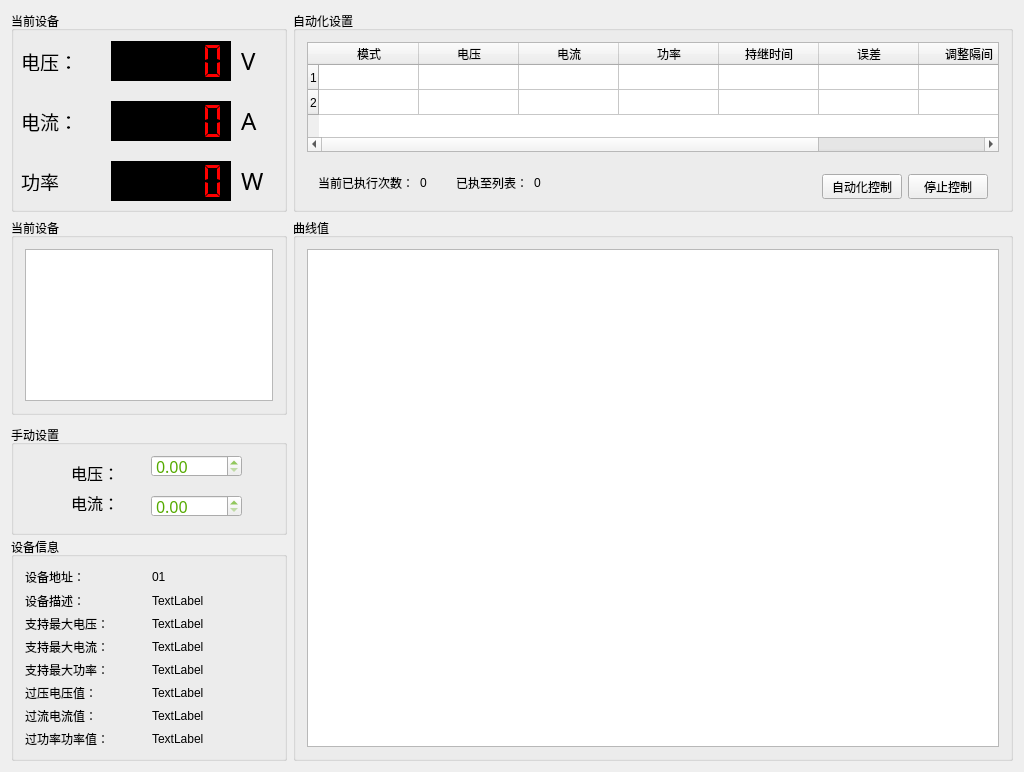
<?xml version="1.0" encoding="UTF-8"?>
<ui version="4.0">
 <class>MainWindow</class>
 <widget class="QMainWindow" name="MainWindow">
  <property name="windowModality">
   <enum>Qt::ApplicationModal</enum>
  </property>
  <property name="geometry">
   <rect>
    <x>0</x>
    <y>0</y>
    <width>1024</width>
    <height>768</height>
   </rect>
  </property>
  <property name="windowTitle">
   <string>东莞市同门电子有限公司</string>
  </property>
  <property name="unifiedTitleAndToolBarOnMac">
   <bool>false</bool>
  </property>
  <widget class="QWidget" name="centralWidget">
   <layout class="QGridLayout" name="gridLayout">
    <item row="0" column="0">
     <widget class="QGroupBox" name="chanelat_groupBox">
      <property name="minimumSize">
       <size>
        <width>0</width>
        <height>201</height>
       </size>
      </property>
      <property name="maximumSize">
       <size>
        <width>351</width>
        <height>201</height>
       </size>
      </property>
      <property name="title">
       <string>当前设备</string>
      </property>
      <widget class="QLCDNumber" name="V_QLCDNumber">
       <property name="geometry">
        <rect>
         <x>100</x>
         <y>30</y>
         <width>120</width>
         <height>40</height>
        </rect>
       </property>
       <property name="minimumSize">
        <size>
         <width>120</width>
         <height>0</height>
        </size>
       </property>
       <property name="styleSheet">
        <string notr="true">background-color: rgb(0, 0, 0);
color: rgb(255, 0, 0);</string>
       </property>
       <property name="frameShape">
        <enum>QFrame::Box</enum>
       </property>
       <property name="frameShadow">
        <enum>QFrame::Raised</enum>
       </property>
       <property name="smallDecimalPoint">
        <bool>true</bool>
       </property>
       <property name="digitCount">
        <number>5</number>
       </property>
       <property name="mode">
        <enum>QLCDNumber::Oct</enum>
       </property>
       <property name="segmentStyle">
        <enum>QLCDNumber::Flat</enum>
       </property>
       <property name="value" stdset="0">
        <double>0.000000000000000</double>
       </property>
       <property name="intValue" stdset="0">
        <number>0</number>
       </property>
      </widget>
      <widget class="QLabel" name="label_4">
       <property name="geometry">
        <rect>
         <x>230</x>
         <y>40</y>
         <width>40</width>
         <height>20</height>
        </rect>
       </property>
       <property name="font">
        <font>
         <family>Adobe 黑体 Std R</family>
         <pointsize>18</pointsize>
        </font>
       </property>
       <property name="frameShape">
        <enum>QFrame::NoFrame</enum>
       </property>
       <property name="frameShadow">
        <enum>QFrame::Raised</enum>
       </property>
       <property name="text">
        <string>V</string>
       </property>
      </widget>
      <widget class="QLabel" name="label_6">
       <property name="geometry">
        <rect>
         <x>230</x>
         <y>160</y>
         <width>40</width>
         <height>20</height>
        </rect>
       </property>
       <property name="font">
        <font>
         <family>Adobe 黑体 Std R</family>
         <pointsize>18</pointsize>
        </font>
       </property>
       <property name="frameShape">
        <enum>QFrame::NoFrame</enum>
       </property>
       <property name="frameShadow">
        <enum>QFrame::Raised</enum>
       </property>
       <property name="text">
        <string>W</string>
       </property>
      </widget>
      <widget class="QLabel" name="label">
       <property name="geometry">
        <rect>
         <x>10</x>
         <y>40</y>
         <width>54</width>
         <height>20</height>
        </rect>
       </property>
       <property name="font">
        <font>
         <family>Adobe 黑体 Std R</family>
         <pointsize>14</pointsize>
        </font>
       </property>
       <property name="text">
        <string>电压：</string>
       </property>
      </widget>
      <widget class="QLCDNumber" name="A_QLCDNumber">
       <property name="geometry">
        <rect>
         <x>100</x>
         <y>90</y>
         <width>120</width>
         <height>40</height>
        </rect>
       </property>
       <property name="minimumSize">
        <size>
         <width>120</width>
         <height>0</height>
        </size>
       </property>
       <property name="styleSheet">
        <string notr="true">background-color: rgb(0, 0, 0);
color: rgb(255, 0, 0);</string>
       </property>
       <property name="smallDecimalPoint">
        <bool>true</bool>
       </property>
       <property name="segmentStyle">
        <enum>QLCDNumber::Flat</enum>
       </property>
      </widget>
      <widget class="QLCDNumber" name="W_QLCDNumber">
       <property name="geometry">
        <rect>
         <x>100</x>
         <y>150</y>
         <width>120</width>
         <height>40</height>
        </rect>
       </property>
       <property name="minimumSize">
        <size>
         <width>120</width>
         <height>0</height>
        </size>
       </property>
       <property name="styleSheet">
        <string notr="true">background-color: rgb(0, 0, 0);
color: rgb(255, 0, 0);</string>
       </property>
       <property name="smallDecimalPoint">
        <bool>true</bool>
       </property>
       <property name="segmentStyle">
        <enum>QLCDNumber::Flat</enum>
       </property>
      </widget>
      <widget class="QLabel" name="label_2">
       <property name="geometry">
        <rect>
         <x>10</x>
         <y>100</y>
         <width>54</width>
         <height>21</height>
        </rect>
       </property>
       <property name="font">
        <font>
         <family>Adobe 黑体 Std R</family>
         <pointsize>14</pointsize>
        </font>
       </property>
       <property name="text">
        <string>电流：</string>
       </property>
      </widget>
      <widget class="QLabel" name="label_3">
       <property name="geometry">
        <rect>
         <x>10</x>
         <y>160</y>
         <width>41</width>
         <height>20</height>
        </rect>
       </property>
       <property name="font">
        <font>
         <family>Adobe 黑体 Std R</family>
         <pointsize>14</pointsize>
        </font>
       </property>
       <property name="text">
        <string>功率：</string>
       </property>
      </widget>
      <widget class="QLabel" name="label_5">
       <property name="geometry">
        <rect>
         <x>230</x>
         <y>100</y>
         <width>40</width>
         <height>20</height>
        </rect>
       </property>
       <property name="font">
        <font>
         <family>Adobe 黑体 Std R</family>
         <pointsize>18</pointsize>
        </font>
       </property>
       <property name="frameShape">
        <enum>QFrame::NoFrame</enum>
       </property>
       <property name="frameShadow">
        <enum>QFrame::Raised</enum>
       </property>
       <property name="text">
        <string>A</string>
       </property>
      </widget>
     </widget>
    </item>
    <item row="0" column="1">
     <widget class="QGroupBox" name="allinfo_groupBox">
      <property name="minimumSize">
       <size>
        <width>0</width>
        <height>201</height>
       </size>
      </property>
      <property name="maximumSize">
       <size>
        <width>16777215</width>
        <height>201</height>
       </size>
      </property>
      <property name="title">
       <string>自动化设置</string>
      </property>
      <layout class="QVBoxLayout" name="verticalLayout_4">
       <item>
        <widget class="QTableWidget" name="AutoControl_QTableWidget">
         <property name="tabletTracking">
          <bool>false</bool>
         </property>
         <property name="autoFillBackground">
          <bool>false</bool>
         </property>
         <property name="midLineWidth">
          <number>0</number>
         </property>
         <property name="alternatingRowColors">
          <bool>false</bool>
         </property>
         <property name="selectionMode">
          <enum>QAbstractItemView::NoSelection</enum>
         </property>
         <property name="cornerButtonEnabled">
          <bool>true</bool>
         </property>
         <property name="rowCount">
          <number>2</number>
         </property>
         <attribute name="horizontalHeaderCascadingSectionResizes">
          <bool>true</bool>
         </attribute>
         <attribute name="horizontalHeaderDefaultSectionSize">
          <number>100</number>
         </attribute>
         <attribute name="horizontalHeaderMinimumSectionSize">
          <number>20</number>
         </attribute>
         <attribute name="verticalHeaderDefaultSectionSize">
          <number>25</number>
         </attribute>
         <attribute name="verticalHeaderMinimumSectionSize">
          <number>25</number>
         </attribute>
         <attribute name="verticalHeaderShowSortIndicator" stdset="0">
          <bool>false</bool>
         </attribute>
         <attribute name="verticalHeaderStretchLastSection">
          <bool>false</bool>
         </attribute>
         <row/>
         <row/>
         <column>
          <property name="text">
           <string>模式</string>
          </property>
         </column>
         <column>
          <property name="text">
           <string>电压</string>
          </property>
         </column>
         <column>
          <property name="text">
           <string>电流</string>
          </property>
         </column>
         <column>
          <property name="text">
           <string>功率</string>
          </property>
         </column>
         <column>
          <property name="text">
           <string>持继时间</string>
          </property>
         </column>
         <column>
          <property name="text">
           <string>误差</string>
          </property>
         </column>
         <column>
          <property name="text">
           <string>调整隔间</string>
          </property>
         </column>
         <column>
          <property name="text">
           <string>使用</string>
          </property>
         </column>
        </widget>
       </item>
       <item>
        <widget class="QWidget" name="widget" native="true">
         <property name="minimumSize">
          <size>
           <width>0</width>
           <height>40</height>
          </size>
         </property>
         <property name="maximumSize">
          <size>
           <width>16777215</width>
           <height>30</height>
          </size>
         </property>
         <layout class="QHBoxLayout" name="horizontalLayout">
          <item>
           <widget class="QLabel" name="lex_label">
            <property name="text">
             <string>当前已执行次数：</string>
            </property>
           </widget>
          </item>
          <item>
           <widget class="QLabel" name="ex_label">
            <property name="minimumSize">
             <size>
              <width>30</width>
              <height>0</height>
             </size>
            </property>
            <property name="maximumSize">
             <size>
              <width>110</width>
              <height>16777215</height>
             </size>
            </property>
            <property name="text">
             <string>0</string>
            </property>
           </widget>
          </item>
          <item>
           <widget class="QLabel" name="lListindex_label">
            <property name="text">
             <string>已执至列表：</string>
            </property>
           </widget>
          </item>
          <item>
           <widget class="QLabel" name="Listindex_label">
            <property name="minimumSize">
             <size>
              <width>50</width>
              <height>0</height>
             </size>
            </property>
            <property name="maximumSize">
             <size>
              <width>110</width>
              <height>16777215</height>
             </size>
            </property>
            <property name="text">
             <string>0</string>
            </property>
           </widget>
          </item>
          <item>
           <spacer name="horizontalSpacer">
            <property name="orientation">
             <enum>Qt::Horizontal</enum>
            </property>
            <property name="sizeHint" stdset="0">
             <size>
              <width>40</width>
              <height>20</height>
             </size>
            </property>
           </spacer>
          </item>
          <item>
           <widget class="QPushButton" name="Auto_QpushButton">
            <property name="minimumSize">
             <size>
              <width>0</width>
              <height>25</height>
             </size>
            </property>
            <property name="maximumSize">
             <size>
              <width>110</width>
              <height>25</height>
             </size>
            </property>
            <property name="text">
             <string>自动化控制</string>
            </property>
           </widget>
          </item>
          <item>
           <widget class="QPushButton" name="stop_QpushButton">
            <property name="minimumSize">
             <size>
              <width>0</width>
              <height>25</height>
             </size>
            </property>
            <property name="maximumSize">
             <size>
              <width>110</width>
              <height>25</height>
             </size>
            </property>
            <property name="text">
             <string>停止控制</string>
            </property>
           </widget>
          </item>
         </layout>
        </widget>
       </item>
      </layout>
     </widget>
    </item>
    <item row="1" column="0">
     <widget class="QGroupBox" name="dev_groupBox">
      <property name="minimumSize">
       <size>
        <width>276</width>
        <height>197</height>
       </size>
      </property>
      <property name="maximumSize">
       <size>
        <width>276</width>
        <height>197</height>
       </size>
      </property>
      <property name="autoFillBackground">
       <bool>true</bool>
      </property>
      <property name="title">
       <string>当前设备</string>
      </property>
      <property name="flat">
       <bool>false</bool>
      </property>
      <property name="checkable">
       <bool>false</bool>
      </property>
      <layout class="QVBoxLayout" name="verticalLayout_2">
       <item>
        <widget class="QListWidget" name="Device_QListWidget">
         <property name="iconSize">
          <size>
           <width>0</width>
           <height>0</height>
          </size>
         </property>
         <property name="flow">
          <enum>QListView::LeftToRight</enum>
         </property>
         <property name="resizeMode">
          <enum>QListView::Adjust</enum>
         </property>
         <property name="gridSize">
          <size>
           <width>100</width>
           <height>100</height>
          </size>
         </property>
         <property name="viewMode">
          <enum>QListView::IconMode</enum>
         </property>
        </widget>
       </item>
      </layout>
     </widget>
    </item>
    <item row="1" column="1" rowspan="3">
     <widget class="QGroupBox" name="curve_groupBox">
      <property name="minimumSize">
       <size>
        <width>0</width>
        <height>0</height>
       </size>
      </property>
      <property name="title">
       <string>曲线值</string>
      </property>
      <layout class="QVBoxLayout" name="verticalLayout">
       <item>
        <widget class="QGraphicsView" name="curve_graphicsView">
         <property name="sizePolicy">
          <sizepolicy hsizetype="Preferred" vsizetype="Preferred">
           <horstretch>0</horstretch>
           <verstretch>0</verstretch>
          </sizepolicy>
         </property>
         <property name="minimumSize">
          <size>
           <width>0</width>
           <height>0</height>
          </size>
         </property>
         <property name="baseSize">
          <size>
           <width>0</width>
           <height>0</height>
          </size>
         </property>
         <property name="resizeAnchor">
          <enum>QGraphicsView::NoAnchor</enum>
         </property>
         <property name="viewportUpdateMode">
          <enum>QGraphicsView::FullViewportUpdate</enum>
         </property>
        </widget>
       </item>
      </layout>
     </widget>
    </item>
    <item row="2" column="0">
     <widget class="QGroupBox" name="maset_groupBox">
      <property name="minimumSize">
       <size>
        <width>0</width>
        <height>110</height>
       </size>
      </property>
      <property name="maximumSize">
       <size>
        <width>351</width>
        <height>101</height>
       </size>
      </property>
      <property name="title">
       <string>手动设置</string>
      </property>
      <widget class="QDoubleSpinBox" name="setv_doubleSpinBox">
       <property name="geometry">
        <rect>
         <x>140</x>
         <y>30</y>
         <width>91</width>
         <height>22</height>
        </rect>
       </property>
       <property name="font">
        <font>
         <family>Adobe 黑体 Std R</family>
         <pointsize>12</pointsize>
        </font>
       </property>
       <property name="styleSheet">
        <string notr="true">color: rgb(85, 170, 0);</string>
       </property>
      </widget>
      <widget class="QDoubleSpinBox" name="seta_doubleSpinBox">
       <property name="geometry">
        <rect>
         <x>140</x>
         <y>70</y>
         <width>91</width>
         <height>22</height>
        </rect>
       </property>
       <property name="font">
        <font>
         <family>Adobe 黑体 Std R</family>
         <pointsize>12</pointsize>
        </font>
       </property>
       <property name="styleSheet">
        <string notr="true">color: rgb(85, 170, 0);</string>
       </property>
      </widget>
      <widget class="QLabel" name="label_7">
       <property name="geometry">
        <rect>
         <x>60</x>
         <y>40</y>
         <width>54</width>
         <height>16</height>
        </rect>
       </property>
       <property name="font">
        <font>
         <family>Adobe 黑体 Std R</family>
         <pointsize>12</pointsize>
        </font>
       </property>
       <property name="text">
        <string>电压：</string>
       </property>
      </widget>
      <widget class="QLabel" name="label_8">
       <property name="geometry">
        <rect>
         <x>60</x>
         <y>70</y>
         <width>54</width>
         <height>16</height>
        </rect>
       </property>
       <property name="font">
        <font>
         <family>Adobe 黑体 Std R</family>
         <pointsize>12</pointsize>
        </font>
       </property>
       <property name="text">
        <string>电流：</string>
       </property>
      </widget>
     </widget>
    </item>
    <item row="3" column="0">
     <widget class="QGroupBox" name="autoset_groupBox">
      <property name="minimumSize">
       <size>
        <width>0</width>
        <height>224</height>
       </size>
      </property>
      <property name="maximumSize">
       <size>
        <width>351</width>
        <height>16777215</height>
       </size>
      </property>
      <property name="title">
       <string>设备信息</string>
      </property>
      <layout class="QGridLayout" name="gridLayout_2">
       <item row="0" column="0">
        <widget class="QLabel" name="lMaddr_QLabel">
         <property name="text">
          <string>设备地址：</string>
         </property>
        </widget>
       </item>
       <item row="0" column="1">
        <widget class="QLabel" name="Maddr_QLabel">
         <property name="text">
          <string>01</string>
         </property>
        </widget>
       </item>
       <item row="1" column="0">
        <widget class="QLabel" name="ldevice_QLabel">
         <property name="text">
          <string>设备描述：</string>
         </property>
        </widget>
       </item>
       <item row="1" column="1">
        <widget class="QLabel" name="device_QLabel">
         <property name="text">
          <string>TextLabel</string>
         </property>
        </widget>
       </item>
       <item row="2" column="0">
        <widget class="QLabel" name="lMaxVoltage_QLabel">
         <property name="text">
          <string>支持最大电压：</string>
         </property>
        </widget>
       </item>
       <item row="2" column="1">
        <widget class="QLabel" name="MaxVoltage_QLabel">
         <property name="text">
          <string>TextLabel</string>
         </property>
        </widget>
       </item>
       <item row="3" column="0">
        <widget class="QLabel" name="lMaxCurrent_QLabel">
         <property name="text">
          <string>支持最大电流：</string>
         </property>
        </widget>
       </item>
       <item row="3" column="1">
        <widget class="QLabel" name="MaxCurrent_QLabel">
         <property name="text">
          <string>TextLabel</string>
         </property>
        </widget>
       </item>
       <item row="4" column="0">
        <widget class="QLabel" name="lMaxPower_QLabel">
         <property name="text">
          <string>支持最大功率：</string>
         </property>
        </widget>
       </item>
       <item row="4" column="1">
        <widget class="QLabel" name="MaxPower_QLabel">
         <property name="text">
          <string>TextLabel</string>
         </property>
        </widget>
       </item>
       <item row="5" column="0">
        <widget class="QLabel" name="lVp_QLabel">
         <property name="text">
          <string>过压电压值：</string>
         </property>
        </widget>
       </item>
       <item row="5" column="1">
        <widget class="QLabel" name="Vp_QLabel">
         <property name="text">
          <string>TextLabel</string>
         </property>
        </widget>
       </item>
       <item row="6" column="0">
        <widget class="QLabel" name="lAp_QLabel">
         <property name="text">
          <string>过流电流值：</string>
         </property>
        </widget>
       </item>
       <item row="6" column="1">
        <widget class="QLabel" name="Ap_QLabel">
         <property name="text">
          <string>TextLabel</string>
         </property>
        </widget>
       </item>
       <item row="7" column="0">
        <widget class="QLabel" name="lWp_QLabel">
         <property name="text">
          <string>过功率功率值：</string>
         </property>
        </widget>
       </item>
       <item row="7" column="1">
        <widget class="QLabel" name="Wp_QLabel">
         <property name="text">
          <string>TextLabel</string>
         </property>
        </widget>
       </item>
      </layout>
     </widget>
    </item>
   </layout>
  </widget>
 </widget>
 <layoutdefault spacing="6" margin="11"/>
 <tabstops>
  <tabstop>setv_doubleSpinBox</tabstop>
  <tabstop>seta_doubleSpinBox</tabstop>
  <tabstop>AutoControl_QTableWidget</tabstop>
  <tabstop>curve_graphicsView</tabstop>
 </tabstops>
 <resources/>
 <connections/>
</ui>
